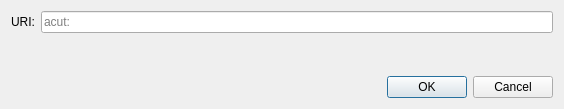
<?xml version="1.0" encoding="UTF-8"?>
<ui version="4.0">
 <class>OpenURIDialog</class>
 <widget class="QDialog" name="OpenURIDialog">
  <property name="geometry">
   <rect>
    <x>0</x>
    <y>0</y>
    <width>564</width>
    <height>109</height>
   </rect>
  </property>
  <property name="windowTitle">
   <string>Open URI</string>
  </property>
  <layout class="QVBoxLayout" name="verticalLayout">
   <item>
    <layout class="QHBoxLayout" name="horizontalLayout">
     <item>
      <widget class="QLabel" name="label">
       <property name="text">
        <string>URI:</string>
       </property>
      </widget>
     </item>
     <item>
      <widget class="QValidatedLineEdit" name="uriEdit">
       <property name="placeholderText">
        <string notr="true">acut:</string>
       </property>
      </widget>
     </item>
    </layout>
   </item>
   <item>
    <spacer name="verticalSpacer">
     <property name="orientation">
      <enum>Qt::Vertical</enum>
     </property>
     <property name="sizeHint" stdset="0">
      <size>
       <width>20</width>
       <height>40</height>
      </size>
     </property>
    </spacer>
   </item>
   <item>
    <widget class="QDialogButtonBox" name="buttonBox">
     <property name="orientation">
      <enum>Qt::Horizontal</enum>
     </property>
     <property name="standardButtons">
      <set>QDialogButtonBox::Cancel|QDialogButtonBox::Ok</set>
     </property>
    </widget>
   </item>
  </layout>
 </widget>
 <customwidgets>
  <customwidget>
   <class>QValidatedLineEdit</class>
   <extends>QLineEdit</extends>
   <header>qt/qvalidatedlineedit.h</header>
  </customwidget>
 </customwidgets>
 <resources/>
 <connections>
  <connection>
   <sender>buttonBox</sender>
   <signal>accepted()</signal>
   <receiver>OpenURIDialog</receiver>
   <slot>accept()</slot>
   <hints>
    <hint type="sourcelabel">
     <x>248</x>
     <y>254</y>
    </hint>
    <hint type="destinationlabel">
     <x>157</x>
     <y>274</y>
    </hint>
   </hints>
  </connection>
  <connection>
   <sender>buttonBox</sender>
   <signal>rejected()</signal>
   <receiver>OpenURIDialog</receiver>
   <slot>reject()</slot>
   <hints>
    <hint type="sourcelabel">
     <x>316</x>
     <y>260</y>
    </hint>
    <hint type="destinationlabel">
     <x>286</x>
     <y>274</y>
    </hint>
   </hints>
  </connection>
 </connections>
</ui>
